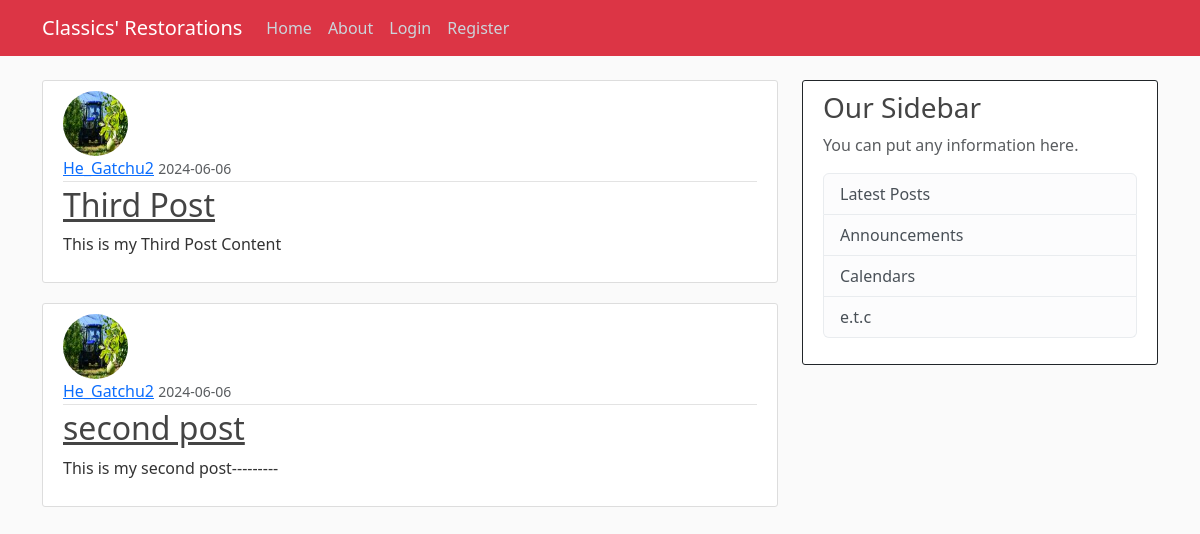
Before: / with the older database file.
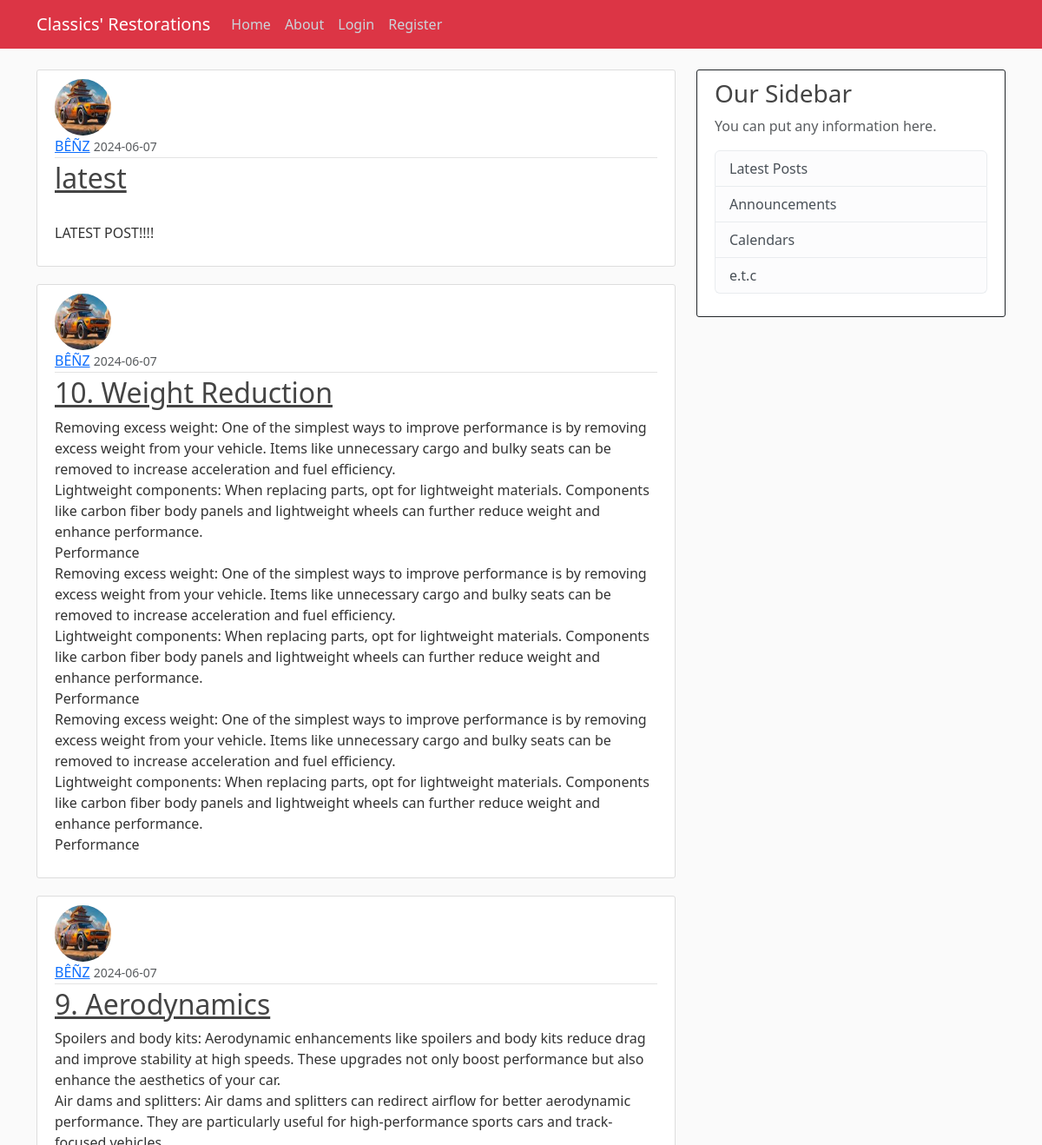
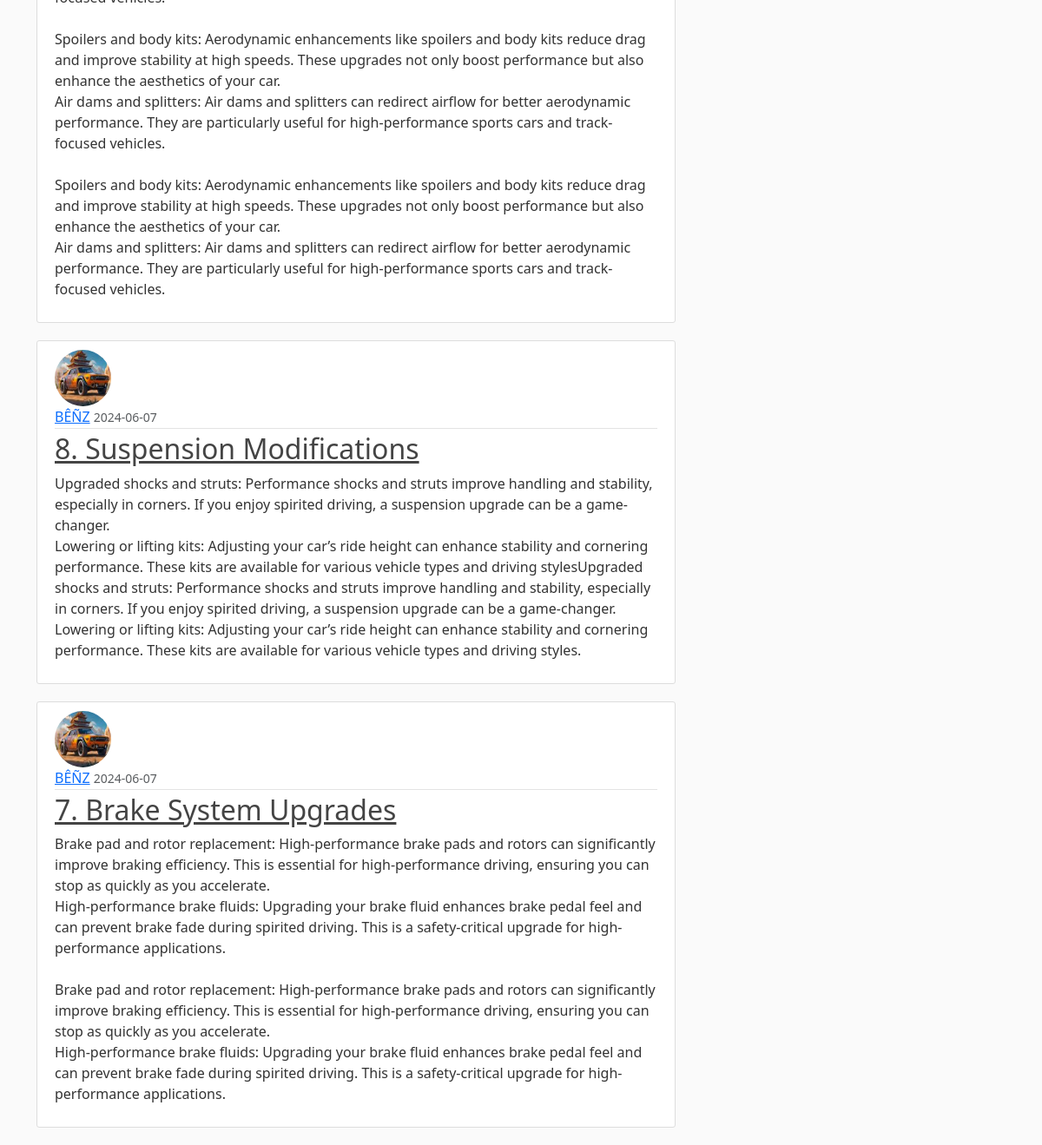
After: the same page with the newer database file (2 pictures, top to bottom).
### app/models.py (models this page shows, shortened)
class Post(db.Model):
    id = db.Column(db.Integer, primary_key=True)
    title = db.Column(db.String(100), nullable=False)
    content = db.Column(db.Text, nullable=False)
    date_posted = db.Column(db.DateTime, nullable=False, default=datetime.utcnow)
    user_id = db.Column(db.Integer, db.ForeignKey('user.id'), nullable=False)

class User(db.Model, UserMixin):
    id = db.Column(db.Integer, primary_key=True)
    username = db.Column(db.String(12), unique=True, nullable=False)
    email = db.Column(db.String(120), unique=True, nullable=False)
    image_file = db.Column(db.String(20), nullable=False, default='default.jpeg')
    password = db.Column(db.String(60), nullable=False)
    posts = db.relationship("Post", backref='author', lazy=True)

### app/routes.py (the view)
@app.route("/")
def home():
    page = request.args.get('page', 1, type=int)
    posts = Post.query.order_by(Post.date_posted.desc()).paginate(page=page, per_page=5)
    return render_template("home.html", posts=posts)

### app/templates/home.html
{% extends "base.html" %}
{% block content %}
{% for post in posts %}
<article class="media content-section">
  <img
  class="rounded-circle article-img"
  src="{{ url_for('static',filename='profile_pics/' + post.author.image_file) }}"
  alt=""
/>
   <div class="media-body">
     <div class="article-metadata">
       <a class="mr-2" href="#">{{ post.author.username }}</a>
       <small class="text-muted">{{ post.date_posted.strftime('%Y-%m-%d') }}</small>
     </div>
     <h2><a class="article-title" href="{{ url_for('post' , post_id = post.id) }}">{{ post.title }}</a></h2>
     <p class="article-content">{{ post.content }}</p>
   </div>
 </article>
   {% endfor %}
   {% endblock %}

Changed rows visible on the page:
no longer on this page (row edited): Post: image_file (picture), author.username "He_Gatchu2", date_posted "2024-06-06", title "Third Post", content "This is my Third Post Content"
no longer on this page (row edited): Post: image_file (picture), author.username "He_Gatchu2", date_posted "2024-06-06", title "second post", content "This is my second post---------"
added Post: image_file (picture), author.username "BÊÑZ", date_posted "2024-06-07", title "latest", content "LATEST POST!!!!"
added Post: image_file (picture), author.username "BÊÑZ", date_posted "2024-06-07", title "10. Weight Reduction", content "Removing excess weight: One of the simplest ways to improve performance is by removing excess weight from your vehicle. Items like unnecessary cargo and bulky seats can be removed to increase acceleration and fuel efficiency. Lightweight components: When replacing parts, opt for lightweight materials. Components like carbon fiber body panels and lightweight wheels can further reduce weight and enhance performance. Performance Removing excess weight: One of the simplest ways to improve performance is by removing excess weight from your vehicle. Items like unnecessary cargo and bulky seats can be removed to increase acceleration and fuel efficiency. Lightweight components: When replacing…"
added Post: image_file (picture), author.username "BÊÑZ", date_posted "2024-06-07", title "9. Aerodynamics", content "Spoilers and body kits: Aerodynamic enhancements like spoilers and body kits reduce drag and improve stability at high speeds. These upgrades not only boost performance but also enhance the aesthetics of your car. Air dams and splitters: Air dams and splitters can redirect airflow for better aerodynamic performance. They are particularly useful for high-performance sports cars and track-focused vehicles. Spoilers and body kits: Aerodynamic enhancements like spoilers and body kits reduce drag and improve stability at high speeds. These upgrades not only boost performance but also enhance the aesthetics of your car. Air dams and splitters: Air dams and splitters can redirect airflow for…"
added Post: image_file (picture), author.username "BÊÑZ", date_posted "2024-06-07", title "8. Suspension Modifications", content "Upgraded shocks and struts: Performance shocks and struts improve handling and stability, especially in corners. If you enjoy spirited driving, a suspension upgrade can be a game-changer. Lowering or lifting kits: Adjusting your car’s ride height can enhance stability and cornering performance. These kits are available for various vehicle types and driving stylesUpgraded shocks and struts: Performance shocks and struts improve handling and stability, especially in corners. If you enjoy spirited driving, a suspension upgrade can be a game-changer. Lowering or lifting kits: Adjusting your car’s ride height can enhance stability and cornering performance. These kits are available for various…"
added Post: image_file (picture), author.username "BÊÑZ", date_posted "2024-06-07", title "7. Brake System Upgrades", content "Brake pad and rotor replacement: High-performance brake pads and rotors can significantly improve braking efficiency. This is essential for high-performance driving, ensuring you can stop as quickly as you accelerate. High-performance brake fluids: Upgrading your brake fluid enhances brake pedal feel and can prevent brake fade during spirited driving. This is a safety-critical upgrade for high-performance applications. Brake pad and rotor replacement: High-performance brake pads and rotors can significantly improve braking efficiency. This is essential for high-performance driving, ensuring you can stop as quickly as you accelerate. High-performance brake fluids: Upgrading your brake fluid…"
